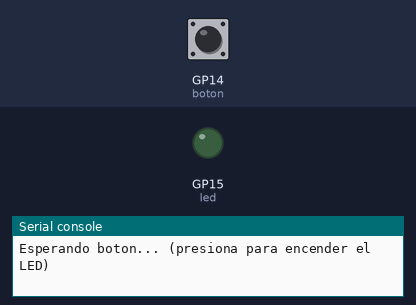
This program was run on a simulated Raspberry Pi Pico running MicroPython. Shown: output pins drawn as LEDs (lit = HIGH), the last lines printed to the serial console. Wiring (from the project's diagram.json): blue button Boton on GP14, green LED on GP15. The test bench sets the inputs (shaded band); at power-on: GP14 (boton) LOW.

Above: at 1.2 s.
1.3 s: GP14 (boton) pulled HIGH for 0.15 s
At 1.37 s:
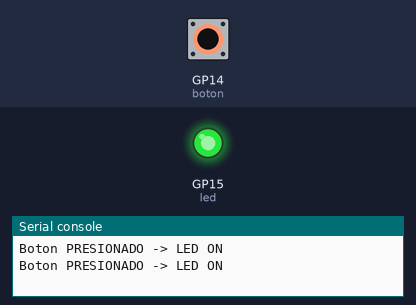
2.9 s: GP14 (boton) pulled HIGH for 3.2 s
At 6.9 s:
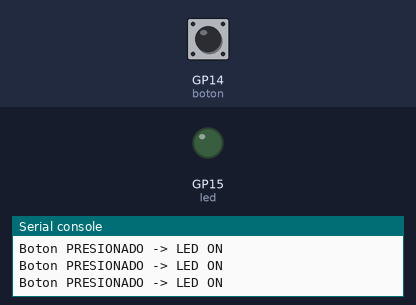
Timing chart, 0 to 8.4 s (numbered marks = the images above; inputs shaded):
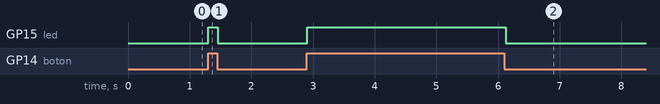

The program:

main.py
```python
# Proyecto guiado 2 — Control de un LED externo con push button
from machine import Pin
import time

led = Pin(15, Pin.OUT)
boton = Pin(14, Pin.IN, Pin.PULL_DOWN)
print("Esperando boton... (presiona para encender el LED)")

while True:
    if boton.value():
        led.value(1)
        print("Boton PRESIONADO -> LED ON")
    else:
        led.value(0)
    time.sleep(0.05)
```

Measured:
- after the input at 1.3 s, GP15 (led): LOW → HIGH at once, → LOW 0.15 s later
- after the input at 2.9 s, GP15 (led): LOW → HIGH at once, → LOW 3.2 s later
